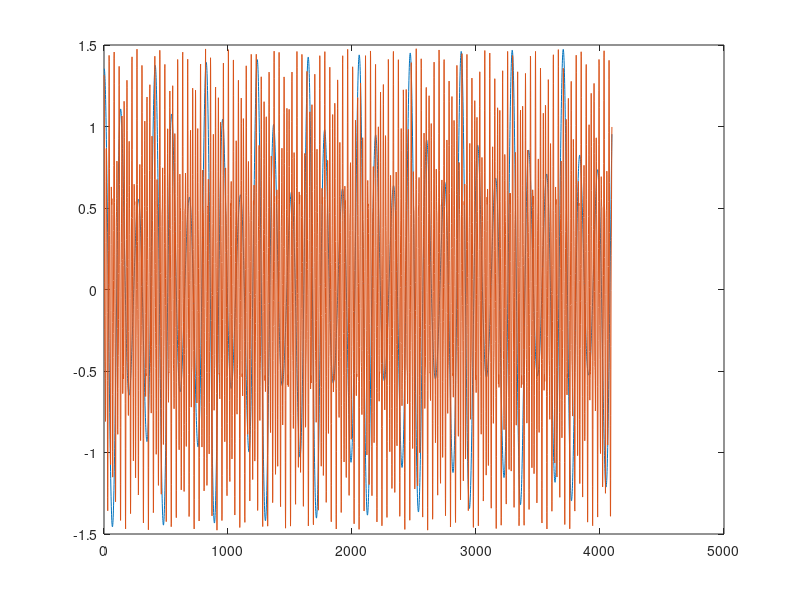

This chart was generated by the following MATLAB code:
clear
clc

% Number of files to create
nFiles = 20;

% Cycle through the files
for file = 1:nFiles
    
    % Show progress
    fprintf('File %d / %d\n',file,nFiles)

    %% Settings

    % Sensors to combine
    combinedSensors = [5 , 38 , 40];

    % Number of sensors
    nSensors = 64;

    % Number of epochs
    epochs = 6;

    % Duration of epoch
    epochTime = 8;

    % Sampling frequency
    fSample = 512;

    % Matrix with all signals
    signalMatrix = zeros(epochs * epochTime * fSample,nSensors);

    % Cycle through the sensors
    for sensor = 1:nSensors

        % If the sensor is in the sensor list
        if sum(sensor == combinedSensors)

            % Initialise signal variable
            signal = zeros(epochs * epochTime * fSample,1);

            % Cycle through the epochs
            for epoch = 1:epochs

                %% Delta signal

                % Gaussian variable
                g = .05;

                % Signal frequency
                %fDelta = 2.5;
                fDelta = rand*3 + 1;

                % End time of signal
                tEnd = epochTime;

                % Time series
                t = 1/fSample:1/fSample:tEnd;

                % Number of sample
                N = length(t);

                % Delta signal
                
                % Comment out to simulate data with bias:
                % Simulate data without bias:
                delta = cos(2*pi*fDelta * t);
                              
                %Create amplitude variability with a random frequency between 1 and 50 Hz.
                deltaAmplitude = 1 + sin((rand*49 + 1)*t * 2*pi + rand*2)/(2 + rand);
                
                % Multiply the generated signal with the amplitude.
                delta = delta.*deltaAmplitude;

                %% Beta Signal

                % Beta signal frequency
                %mean of fBeta = 22;
                fBeta = rand*16 + 14;

                % Beta signal
                
                %Simulate data without coupling:
                beta = cos(2*pi*fBeta * t);
                %Create amplitude variability with a random frequency between 1 and 50 Hz.
                betaAmplitude = 1 + sin((rand*49 + 1)*t * 2*pi + rand*2)/(2 + rand);
                % Multiply the generated signal with the amplitude  (only without coupling).
                beta = beta.*betaAmplitude;

                %% Noise

                % Noise amplitude
                %Medium noise:
                k = 6;
                %Large noise:
                %k = 20;

                % define the length of the vector
                % ensure that the M is even
                if rem(N,2)
                    M = N+1;
                else
                    M = N;
                end

                % White noise
                whiteNoise = k*randn(1, M);

                % Fast Fourier
                fourier = fft(whiteNoise);

                % prepare a vector for 1/f multiplication
                NumUniquePts = M/2 + 1;
                n = 1:NumUniquePts;
                n = sqrt(n);

                % multiply the left half of the spectrum so the power spectral density
                % is proportional to the frequency by factor 1/f, i.e. the
                % amplitudes are proportional to 1/sqrt(f)
                fourier(1:NumUniquePts) = fourier(1:NumUniquePts)./n;

                % prepare a right half of the spectrum - a copy of the left one,
                % except the DC component and Nyquist frequency - they are unique
                fourier(NumUniquePts+1:M) = real(fourier(M/2:-1:2)) -1i*imag(fourier(M/2:-1:2));

                % Inverse Fourier
                pinkNoise = ifft(fourier);

                % prepare output vector y
                pinkNoise = real(pinkNoise(1, 1:N));

                % ensure zero mean value
                pinkNoise = pinkNoise - mean(pinkNoise);

                %% Signal

                % Epoch signal
                subSignal = delta + beta + pinkNoise;

                % Append epoch signal to participant signal
                signal((epoch-1)*epochTime*fSample+1:epoch*epochTime*fSample) = subSignal';

                % Append signal to signal matrix
                signalMatrix(:,sensor) = signal;
            end
        end
    end

    %% Export data

   dlmwrite(strcat('SimulatedData',num2str(file),'.csv'),signalMatrix,',',1,0)

end

%Plot the last epoch of the last 'participant'.
plot(delta)
hold on
plot(beta)
hold off